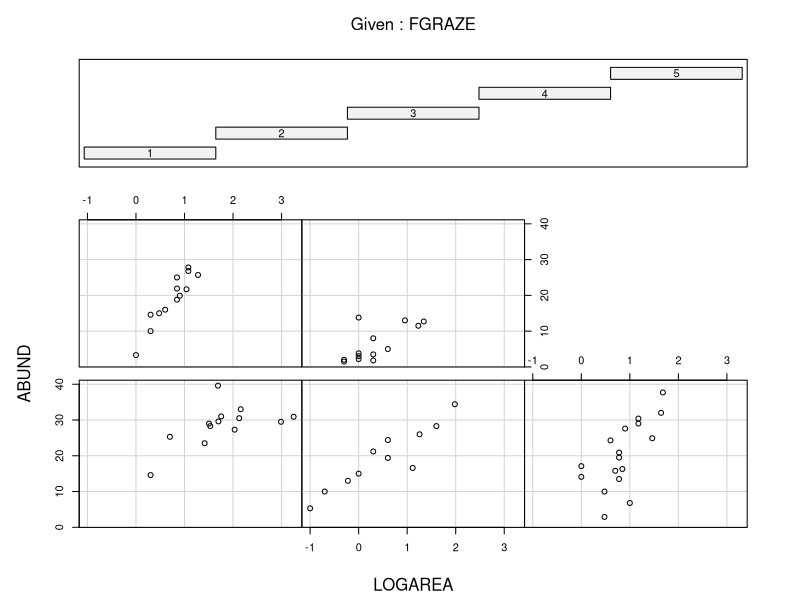
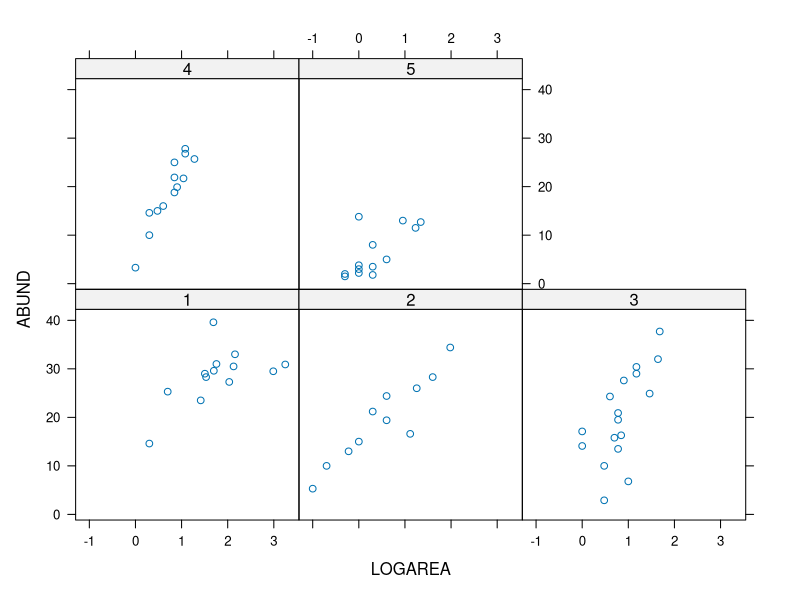
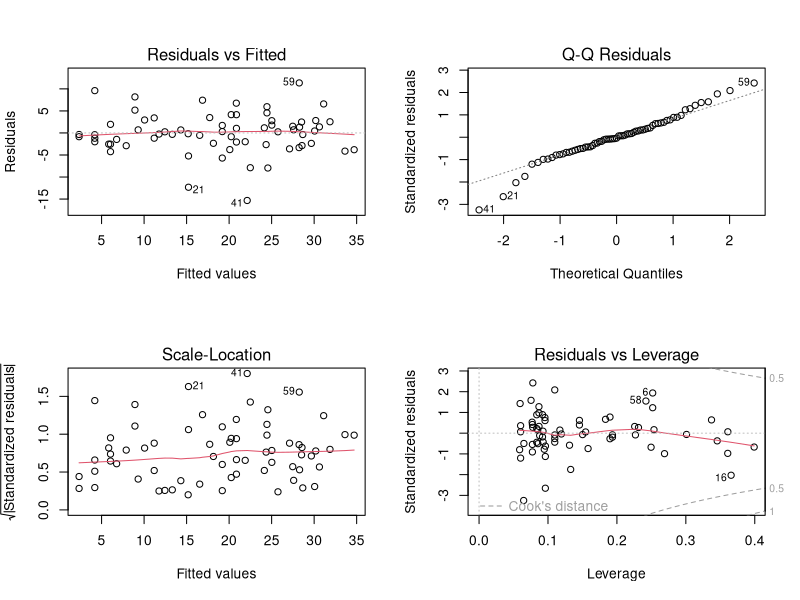
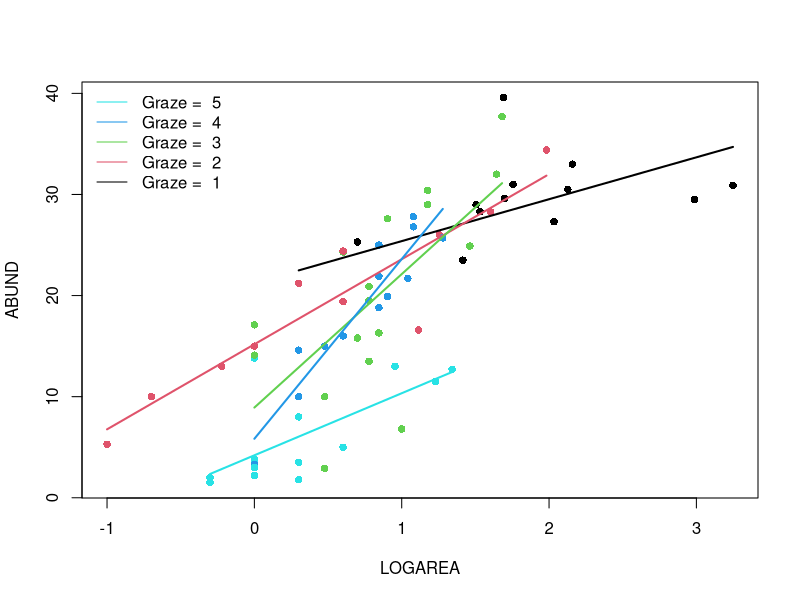
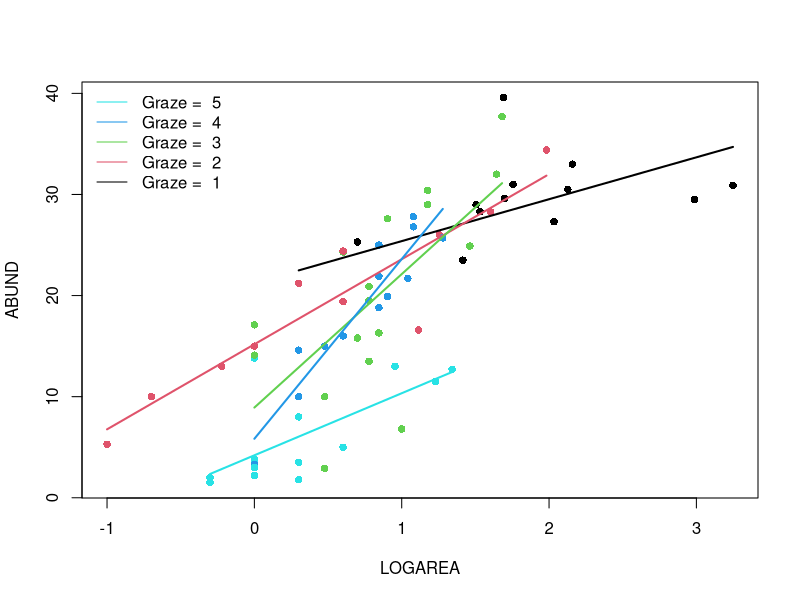
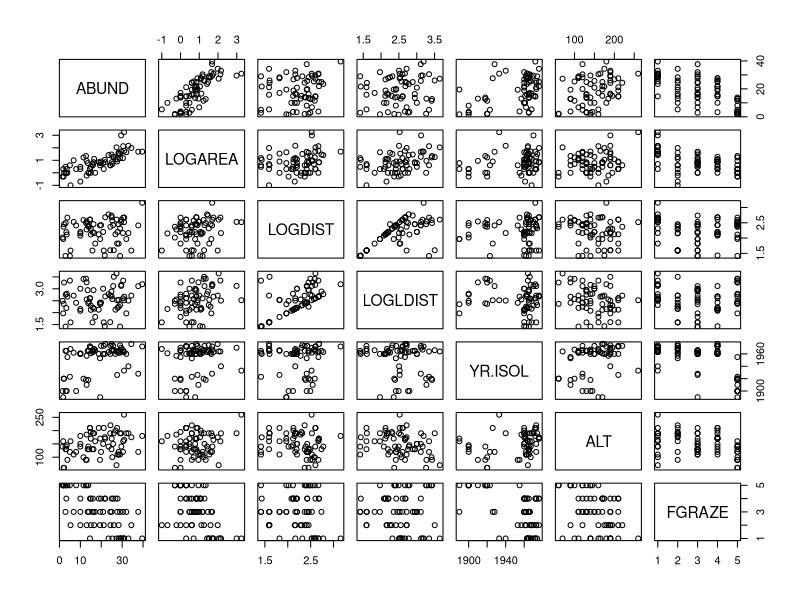
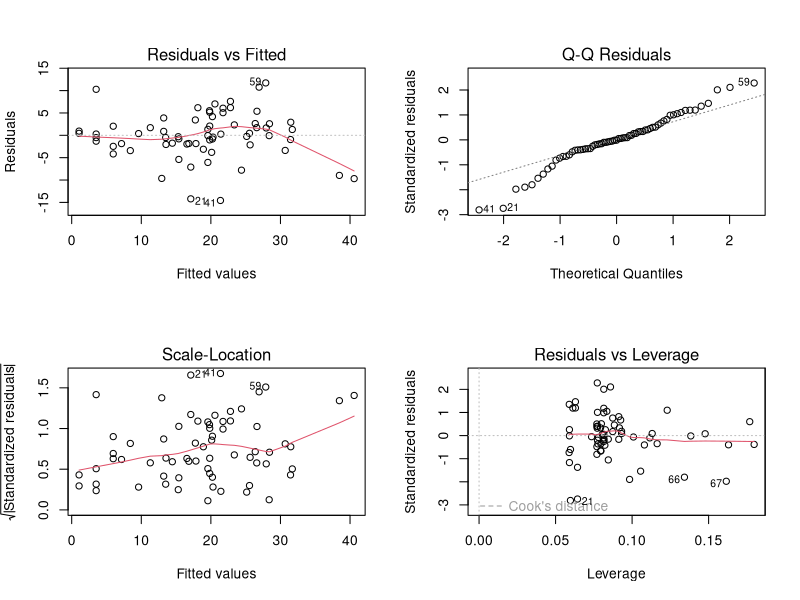
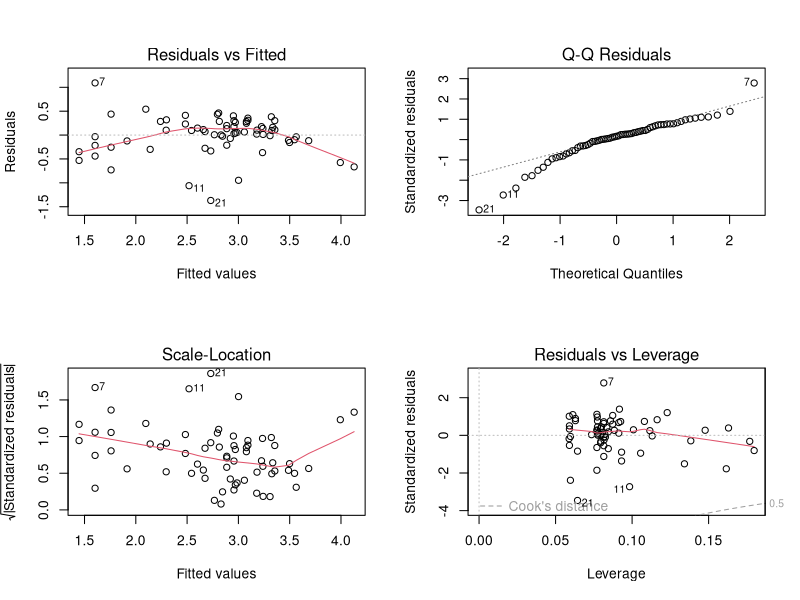

These figures' R source, in order:
## ---- chunk 1
knitr::opts_chunk$set(echo=TRUE, message = FALSE, warning = FALSE, eval = FALSE, cache = FALSE)

SOLUTIONS<- TRUE
## ---- chunk 2
loyn <- read.table("./data/loyn.txt", header = TRUE)
str(loyn)
## ---- chunk 3
loyn$LOGAREA <- log10(loyn$AREA)
# create factor GRAZE as it was originally coded as an integer
loyn$FGRAZE <- factor(loyn$GRAZE)
## ---- chunk 4
coplot(ABUND ~ LOGAREA | FGRAZE, data = loyn)

# or
library(lattice)
xyplot(ABUND ~ LOGAREA | FGRAZE, data = loyn)

# There is a lot of variation in there, but:
# The mean abundance seems to decrease as grazing levels increase.
# This is most noticeable in the highest grazing level.
# Within a grazing level, abundance seems to increase with the log-patch area.
# It is unclear from this if the slope of the log-area effect is 
# different between grazing levels
## ---- chunk 5
birds.inter.1 <- lm(ABUND ~ FGRAZE * LOGAREA , data = loyn)
## ---- chunk 6
# first split the plotting device into 2 rows and 2 columns
par(mfrow = c(2,2))

# now create the residuals plots
plot(birds.inter.1)

# To test the normality of residuals assumption we use the Normal Q-Q plot. 
# The central residuals are not too far from the Q-Q line but the extremes
# are too extreme (the tails of the distribution are too long). Some
# observations, both high and low, are poorly explained by the model.

# The plot of the residuals against the fitted values suggests these
# extreme residuals happen for intermediate fitted values.

# Looking at the homogeneity of variance assumption (Residuals vs
# Fitted and Scale-Location plot),
# the graphs are mostly messy, with no clear pattern emerging. There is
# a hint of smaller variance with the lowest fitted values, which is not ideal.
# This could mean that the homogeneity of variance assumption is not met
# (i.e. the variances are not the same), but with this amount of data we 
# can't tell. ABUND being bounded by zero, it wouldn't be too 
# surprising that the variance increases with the mean abundance.

# The observations with the highest leverage don't appear to be overly
# influential, according to the Cook's distances in the Residuals vs
# Leverage plot.  
## ---- chunk 7
summary(birds.inter.1)

# Here the intercept (baseline) is the predicted `ABUND` for LOGAREA = 0,
# for FGRAZE level 1.
# the null hypothesis for the intercept is that the intercept = 0
# (not biologically relevant).

# LOGAREA represents the slope for LOGAREA, specific to level FGRAZE = 1.
# The null hypothesis is that the slope of the relationship
# between LOGAREA and ABUND = 0, for level FGRAZE = 1 only. 

# FGRAZE2...5 estimate differences (contrasts) between the *intercept* of
# each level and the *intercept* of the reference level, FGRAZE = 1. 

# FGRAZE2...5:LOGAREA estimate differences (contrasts) between the *slope*
# of LOGAREA for each level and the *slope* of LOGAREA for the reference
# level, FGRAZE = 1. 


# The Multiple R-square value is 0.76, slightly up from the purely additive
# model (in the optional questions)
# but not much, considering that we have added a whole 4 parameters to the
# model, i.e. nearly doubled its complexity
## ---- chunk 8
par(mfrow= c(1, 1))
plot(ABUND ~ LOGAREA, data= loyn, col= GRAZE, pch= 16)
# Note: # color 1 means black in R
# color 2 means red in R
# color 3 means green in R
# color 4 means blue in R
# color 5 means cyan in R

# FGRAZE1
# create a sequence of increasing Biomass within the observed range
LOGAREA.seq<- seq(from= min(loyn$LOGAREA[loyn$FGRAZE == 1]),
					to= max(loyn$LOGAREA[loyn$FGRAZE == 1]),
					length= 20)
# create data frame for prediction
dat4pred<- data.frame(FGRAZE= "1", LOGAREA= LOGAREA.seq)
# predict for new data
dat4pred$predicted<- predict(birds.inter.1, newdata= dat4pred)
# add the predictions to the plot of the data
lines(predicted ~ LOGAREA, data= dat4pred, col= 1, lwd= 2)

# FGRAZE2
LOGAREA.seq<- seq(from= min(loyn$LOGAREA[loyn$FGRAZE == 2]),
					to= max(loyn$LOGAREA[loyn$FGRAZE == 2]),
					length= 20)
dat4pred<- data.frame(FGRAZE= "2", LOGAREA= LOGAREA.seq)
dat4pred$predicted<- predict(birds.inter.1, newdata= dat4pred)
lines(predicted ~ LOGAREA, data= dat4pred, col= 2, lwd= 2)

# FGRAZE3
LOGAREA.seq<- seq(from= min(loyn$LOGAREA[loyn$FGRAZE == 3]),
					to= max(loyn$LOGAREA[loyn$FGRAZE == 3]),
					length= 20)
dat4pred<- data.frame(FGRAZE= "3", LOGAREA= LOGAREA.seq)
dat4pred$predicted<- predict(birds.inter.1, newdata= dat4pred)
lines(predicted ~ LOGAREA, data= dat4pred, col= 3, lwd= 2)

# FGRAZE4
LOGAREA.seq<- seq(from= min(loyn$LOGAREA[loyn$FGRAZE == 4]),
					to= max(loyn$LOGAREA[loyn$FGRAZE == 4]),
					length= 20)
dat4pred<- data.frame(FGRAZE= "4", LOGAREA= LOGAREA.seq)
dat4pred$predicted<- predict(birds.inter.1, newdata= dat4pred)
lines(predicted ~ LOGAREA, data= dat4pred, col= 4, lwd= 2)

# FGRAZE5
LOGAREA.seq<- seq(from= min(loyn$LOGAREA[loyn$FGRAZE == 5]),
					to= max(loyn$LOGAREA[loyn$FGRAZE == 5]),
					length= 20)
dat4pred<- data.frame(FGRAZE= "5", LOGAREA= LOGAREA.seq)
dat4pred$predicted<- predict(birds.inter.1, newdata= dat4pred)
lines(predicted ~ LOGAREA, data= dat4pred, col= 5, lwd= 2)

legend("topleft", 
 legend= paste("Graze = ", 5:1), 
 col= c(5:1), bty= "n",
 lty= c(1, 1, 1), 
 lwd= c(1, 1, 1))
## ---- chunk 9
# Okay, that was a long-winded way of doing this.
# If, like me, you prefer more compact code and less risks of errors,
# you can use a loop, to save repeating the sequence 5 times:
par(mfrow= c(1, 1))
plot(ABUND ~ LOGAREA, data= loyn, col= GRAZE, pch= 16)

for(g in levels(loyn$FGRAZE)){# `g` will take the values "1", "2",..., "5" in turn
	LOGAREA.seq<- seq(from= min(loyn$LOGAREA[loyn$FGRAZE == g]),
										to= max(loyn$LOGAREA[loyn$FGRAZE == g]),
														length= 20)
	dat4pred<- data.frame(FGRAZE= g, LOGAREA= LOGAREA.seq)
	dat4pred$predicted<- predict(birds.inter.1, newdata= dat4pred)
	lines(predicted ~ LOGAREA, data= dat4pred, col= as.numeric(g), lwd= 2)
}
legend("topleft", 
 legend= paste("Graze = ", 5:1), 
 col= c(5:1), bty= "n",
 lty= c(1, 1, 1), 
 lwd= c(1, 1, 1))
## ---- chunk 10
# INTERACTIVE MODEL
# The slopes of the LOGAREA effect across grazing levels are all over the
# place, without any coherent pattern (for instance, they could have been
# increasing or decreasing gradually from low to high grazing intensity).
# From a model like this, it is challenging to learn anything general about 
# the nature of the relationships between birds, patch size and grazing.

# The interaction is non-significant, so isn't supported statistically either.

# Time to revert to the simpler, or a different model? More on this in the next exercise!

# Some observations are poorly predicted (fitted) using the current set
# of predictors.

## ---- chunk 11
str(loyn)
loyn$LOGDIST <- log10(loyn$DIST)
loyn$LOGLDIST <- log10(loyn$LDIST)
## ---- chunk 12
# Example:

# Rank	|	Predictor	|	Biological effect
# 1	    |	LOGAREA	  |	Large patches containing proportionally
#                     more core habitat: enable persistence of
#                     species with larger home ranges. 
# 3	    |	LOGDIST	  |	?
# ?	    |	LOGLDIST	|	?
# 2	    |	YR.ISOL	  |	?
# ?	    |	ALT		    |	?
# ?	    |	FGRAZE	  |	?

# expect different researchers to come up with different predictions!
# The main limitation is our lack of expert knowledge of the
# study system and area, of course.
## ---- chunk 13
VOI<- c("ABUND", "LOGAREA", "LOGDIST", "LOGLDIST", "YR.ISOL", "ALT", "FGRAZE")
pairs(loyn[, VOI])

# There is variable degrees of imbalance (correlation) between predictors
# such as:
# LOGAREA and FGRAZE, 
# LOGDIST and LOGLDIST (quite expected), 
# YR.ISOL and other variables like LOGAREA or FGRAZE, 
# LOGAREA and ALT, 
# but overall a decent spread of observations across these pairs of predictors.

# The relationship between the response variable ABUND and all the predictors
# is visible in the top row:
#  Some potential correlations present like with LOGAREA (positive), 
# YR.ISOl (positive), maybe ALT (positive) and FGRAZE (negative).
## ---- chunk 14
M1 <- lm(ABUND ~ LOGDIST + LOGLDIST +
                 YR.ISOL + ALT + LOGAREA * FGRAZE,
         data = loyn)
## ---- chunk 15
library(car)
vif(M1)

# Potential problem with FGRAZE (as seen from data exploration) with LOGAREA
# or YR.ISOL
# Ignore for the moment, but we will have to take this into account in our
# interpretation of the results.
# The high VIF for the terms involved in an
# interaction is expected and can be ignored.
## ---- chunk 16
# Wait: why did we not use 'summary' or 'anova' for this?
summary(M1)
anova(M1)

# 'summary' tests if the coefficient for each predictor is significantly
# different from zero.
# 'anova' tests for the significance of the proportion of variation explained
# by a particular term in the model.
# The ANOVA allows testing the overall significance of categorical predictors,
# which involves several coefficients together, thus is more handy. 
# But the results of this ANOVA depend on the order of the variables,
# which is arbitrary here.
# We could change the order but there are too many possible permutations
# Summary p-values don't suffer that problem but test different hypotheses
# It would be useful to use an ANOVA that doesn't depend on the order
# of inclusion of the variables, like 'drop1'

drop1(M1, test = "F")

# LOGDIST is the least significant, hence makes the least 
# contribution to the variability explained by the model, 
# with respect to the number of degrees of freedom it uses (1)

# In retrospect, this model selection step effectively amounts to a test of the
# significance of the LOGDIST effect (although it is a relatively weak test,
# because this was not specific: in reality we were testing
# multiple hypotheses at once)
## ---- chunk 17
M2 <- lm(ABUND ~ LOGLDIST + # removing LOGDIST here
                 YR.ISOL + ALT + LOGAREA * FGRAZE,
         data = loyn)

# or use the shortcut:

M2<- update(M1, formula = . ~ . - LOGDIST) # "." means all previous variables
drop1(M2, test = "F")

# YR.ISOL is now the least significant, hence makes the least 
# contribution to the variability explained by the model, 
# with respect to the number of degrees of freedom it uses (1)

M3 <- update(M2, formula = . ~ . - YR.ISOL)
drop1(M3, test = "F")

# LOGLDIST and ALT now the least significant. Choosing on the basis of
# p-values this similar is really quite arbitrary, so would be best guided
# by expert knowledge if we have it.
# in the absence of strong a-priori expertise, we'll go for LOGLDIST

M4 <- update(M3, formula = . ~ . - LOGLDIST)
drop1(M4, test = "F")

# and finally drop ALT from the model
# I am writing the model in full for more clarity:
M5 <- lm(ABUND ~ LOGAREA * FGRAZE, data = loyn) 
drop1(M5, test = "F")
# All significant: no more terms to drop. Here we are, back to a
# familiar version of the model!
## ---- chunk 18
# If the goal of the study is simply to test the FGRAZE * LOGAREA interaction, then all we need is the associated significance test.
# If the model is intended to be used for further inference (like
# prediction), then we will try to simplify it as much as is justifiable to do.

# We can use drop1 for this, but we don't need to, in this simple case:
# when an interaction is significant, the main effects should be left in,
# irrespective of significance, because the interaction cannot be
# interpreted correctly without its main effect.

# Likewise, when an interaction is non-significant it must go first,
# and only then the evidence for the main effects can be assessed.

# Because R always includes interactions *after* their main effects
# in the models, the anova of the model returns the same result as drop1, 
# in our simple model which has no interactions with other terms

# Demo:
anova(M5)
drop1(M5, test= "F") 
# drop1 is clever enough that it doesn't let you
# see the p-values for the main effect, in the presence of their interaction.

# In this case the interaction is not significant, and thus isn't needed
# a better model would thus be the additive-only model:
# lm(ABUND ~ LOGAREA + FGRAZE , data = loyn)
# By applying 'drop1' we have effectively tested the effect of the interaction,
# i.e. the hypothesis that the effect of grazing level depends on patch size (or vice versa).
## ---- chunk 19
M6 <- lm(ABUND ~ LOGAREA + FGRAZE, data = loyn) 
# first split the plotting device into 2 rows and 2 columns
par(mfrow = c(2,2))

# now create the residuals plots
plot(M6)

# To test the normality of residuals assumption we use the Normal Q-Q plot. 
# The central residuals are not too far from the Q-Q line but the extremes
# are too extreme (the tails of the distribution are too long). Some
# observations, both high and low, are poorly explained by the model.

# The plot of the residuals against the fitted values suggests these
# extreme residuals happen for intermediate fitted values.

# Looking at the homogeneity of variance assumption (Residuals vs
# Fitted and Scale-Location plot),
# the graphs are mostly messy, with no clear pattern emerging. There is
# a hint of smaller variance with the lowest fitted values, which is not ideal.
# This could mean that the homogeneity of variance assumption is not met
# (i.e. the variances are not the same). 

# The observations with the highest leverage don't appear to be overly
# influential, according to the Cook's distances in the Residuals vs
# Leverage plot.  
## ---- chunk 20
# (Extra)
# ABUND being bounded by zero, it wouldn't be too surprising if the variance increases with the mean abundance.
# This is often improved by log-transforming the response
loyn$logABUND<- log(loyn$ABUND + 1) # here the natural log
M6log <- lm(logABUND ~ LOGAREA + FGRAZE, data = loyn)
par(mfrow = c(2,2))
plot(M6log)

# Not this time! Lots of extreme negative residuals generated.

# Back to `M6`, then. The other issue was the extreme residuals.
# This could be due to missing important predictors from the model, either
# unknown predictors, or interactions.
## ---- chunk 21
anova(M6)
# null hypothesis 1: There is no effect of LOGAREA on ABUND
# (the proportion of variation explained by LOGAREA is zero)
# null hypothesis 2: There is no effect of FGRAZE on ABUND
# (no significant proportion of variation explained by grazing
# levels *after* the effect of LOGAREA)
# the p values are all very small therefore reject both null hypotheses.

# (Supplement)
# You can work out the proportions of variation explained by each predictor
# we can extract the Sums of squares like this:
str(anova(M6)) # examine the structure of the returned object
M6.SS<- anova(M6)$'Sum Sq' # store values of interest
M6.SS # checking that we have extracted the Sums of squares as intended

# compute SST (total sums of squares):
M6.SST<- sum(anova(M6)$'Sum Sq') 

# proportion of variation in the data explained by the model:
(M6.SST - M6.SS[3]) / M6.SST # 0.7269773

# proportion of variation in the data explained by predictors:
(M6.SS[1:2]) / M6.SST # 0.5476530 0.1793243

# So that's 55% of variation in the data explained by LOGAREA and 18% for FGRAZE after LOGAREA


summary(M6)

# From the summary table, the model equation is
# ABUND = 15.72*(Intercept) + 7.25*LOGAREA + 0.38*FGRAZE2 - 0.19*FGRAZE3
# - 1.59*FGRAZE4 - 11.89*FGRAZE5
# Note that (Intercept) = 1 always
## ---- chunk 22
# Biologically: confirming what we already found out in the previous LM exercises:
# There is a significant effect of grazing levels, especially the highest
# level with a negative effect on bird abundance

# There is a significant positive effect of patch area, too.

# The relative importance of patch area and grazing is not entirely clear, 
# as these are correlated, with smaller patches also having higher grazing
# intensity on average, and larger patches lower grazing intensity.

# Some observations are poorly predicted (fitted) using the set of
# available predictors.

# Interpretation: 
# Bird abundance may increase with patch area due to populations being more
# viable in large patches (e.g. less prone to extinction), 
# or perhaps because there is proportionally less edge effect in larger
# patches, and this in turn provides more high quality habitat for species 
# associated with these habitat patches

# The negative effect of grazing may be due to grazing decreasing resource
# availability for birds, for example plants or seeds directly, or insects
# associated with the grazed plants.


# Methodologically:
# Doing model selection is difficult without an intrinsic / expert knowledge
# of the system, to guide what variables to include.
# Even with this dataset, many more models could have been formulated.
# For example, for me, theory would have suggested to test an interaction 
# between YR.ISOL and LOGDIST (or LOGLDIST?), 
# because LOGDIST will affect the dispersal of birds between patches 
# (hence the colonisation rate), 
# and the time since isolation of the patch may affect how important
# dispersal has been to maintain or rescue populations 
# (for recently isolated patches, dispersal, and hence distance to nearest
# patches may have a less important effect)
## ---- chunk 23
# This time, we are not doing any specific hypothesis testing, so there's
# no need to force the LOGAREA * FGRAZE into the model until the
# end of the model selection.
# But we should still start with a "most complex model considered" 
# which we deem plausible.

M.start<- lm(ABUND ~ LOGLDIST + YR.ISOL + ALT + LOGAREA * FGRAZE, data= loyn)

step(M.start)

# or 

drop1(M.start)
# lowest AIC would be obtained by removing LOGLDIST

M.step2<- lm(ABUND ~ YR.ISOL + ALT + LOGAREA * FGRAZE, data= loyn)
drop1(M.step2)
# lowest AIC would be obtained by removing YR.ISOL

M.step3<- lm(ABUND ~ ALT + LOGAREA * FGRAZE, data= loyn)
drop1(M.step3)
# lowest AIC would be obtained by removing ALT

M.step4<- lm(ABUND ~ LOGAREA * FGRAZE, data= loyn)
drop1(M.step4)
# lowest AIC is the current model, including the interaction.
# unlike the F-test, the AIC favors retaining the interaction


# one way of constructing a summary table, for reporting the results:
# (we could include the model without interaction, for reference)
Model.formulas<- c("LOGLDIST + YR.ISOL + ALT + LOGAREA * FGRAZE",
	"YR.ISOL + ALT + LOGAREA * FGRAZE",
	"ALT + LOGAREA * FGRAZE",
	"LOGAREA * FGRAZE",
	"LOGAREA + FGRAZE")
Model.AIC<- c(AIC(M.start),
	AIC(M.step2),
	AIC(M.step3),
	AIC(M.step4),
	AIC(M6))

summary.table<- data.frame(Model= Model.formulas,
	AIC= round(Model.AIC, 2))

# Sorting models from lowest AIC (preferred) to highest (least preferred):
summary.table<- summary.table[order(summary.table$AIC), ]

# Adding AIC differences with respect to best model:
summary.table$deltaAIC<- summary.table$AIC - summary.table$AIC[1]

summary.table

# Note that this rather automatic way of doing model selection
# misses a number of plausible combinations of the terms of 
# interest. This is somewhat arbitrary and there is a chance to
# miss the "best" model in that way.

# The function `step` tries to reduce this problem with the
# options `direction= "both"`. This means that after achieving a
# minimal model by applying "backwards" steps of model
# reduction, `step` will eventually apply one or more
# "forward" steps, where previously deleted terms are added
# again in case they lead to an improvement of the minimal model.

# However, this is no replacement for a fully manual and 
# thought-through model selection, informed by the understanding 
# of theory in the research area, and of the research questions.
## ---- chunk 24
birds.add.2 <- lm(ABUND ~ FGRAZE + LOGAREA, data = loyn)
anova(birds.add.2)

# null hypothesis 1: There is no effect of FGRAZE on ABUND
# (no difference between grazing levels)
# null hypothesis 2: There is no effect of LOGAREA on ABUND
# (the proportion of variation in ABUND explained by LOGAREA is
# zero *after* accounting for the effect of FGRAZE)
# the p values are all very small therefore reject both null hypotheses.

# we can also extract the Sums of squares like this:
birds.add.2.SS<- anova(birds.add.2)$'Sum Sq' # store values of interest
birds.add.2.SST<- sum(anova(birds.add.2)$'Sum Sq') # compute SST

# proportion of variation in the data explained by the model:
(birds.add.2.SST - birds.add.2.SS[3]) / birds.add.2.SST
# the same as the previous model

# proportion of variation in the data explained by predictors:
(birds.add.2.SS[1:2]) / birds.add.2.SST # 0.5449233 0.1820540

# So that's 54% for FGRAZE and 18% for LOGAREA after FGRAZE,
# essentially reversing the contributions found in the first
# model (for reference, see the solution code chunk for Question 19).

# Conclusion: here the order matters a lot. This is not too surprising since
# the design is unbalanced and FGRAZE and LOGAREA covary (they are correlated)
## ---- chunk 25
# ABUND = 15.72*(Intercept) + 7.25*LOGAREA + 0.38*FGRAZE2 - 0.19*FGRAZE3
# - 1.59*FGRAZE4 - 11.89*FGRAZE5
# Note that (Intercept) = 1 always

# expected abundance for (A): replace LOGAREA by -0.5, and all FGRAZE2...5 by 0
15.72*1 + 7.25*(-0.5) + 0.38*0 - 0.19*0 - 1.59*0 - 11.89*0 # 12.095

# could also extract the model coefficients like this:
M6.coef<- coef(M6)
M6.coef
# and multiply by the predictor values to obtain the equivalent prediction
# (difference due to my own roundings of estimates above)
sum(M6.coef * c(1, -0.5, 0, 0, 0, 0)) # 12.09278 

# expected abundance for (B): input 1 for the GRAZE3 variable
15.72*1 + 7.25*(-0.5) + 0.38*0 - 0.19*1 - 1.59*0 - 11.89*0 # 11.905
# or
sum(M6.coef * c(1, -0.5, 0, 1, 0, 0)) # 11.90349

# the difference (B) 11.90349 - (A) 12.09278 should correspond to
# the estimate for the GRAZE3 coefficient

# expected abundance for (C)
sum(M6.coef * c(1, 0.5, 0, 1, 0, 0)) # 19.15072

# the difference (C) 19.15072 - (B) 11.90349 should coincide with the
# estimate of the slope for the LOGAREA effect, since there is just one
# LOGAREA unit of difference and the slope is the change in expected
# abundance for a 1-unit increase in the predictor.
## ---- chunk 26
# ABUND = 21.243*(Intercept) - 6.165*FGRAZE2 - 7.215*FGRAZE3 - 17.910*FGRAZE4
# - 17.043*FGRAZE5 + 4.144*LOGAREA + 4.368*FGRAZE2:LOGAREA
# + 4.989*FGRAZE3:LOGAREA + 15.235*FGRAZE4:LOGAREA + 1.996*FGRAZE5:LOGAREA
# Note that (Intercept) = 1 always

# expected abundance for (A): replace LOGAREA by 2.5, and all terms involving
# FGRAZE2...5 by 0
21.243*1 - 6.165*0 - 7.215*0 - 17.910*0 - 17.043*0 + 4.144*2.5 + 4.368*0 + 4.989*0 + 15.235*0 + 1.996*0 # 31.603

# much lower risk of error by extracting the model coefficients like this:
birds.inter.1.coef<- coef(birds.inter.1)
birds.inter.1.coef # check coefficients and their order
# and multiply by the predictor values to obtain the equivalent prediction
sum(birds.inter.1.coef * c(1, 0, 0, 0, 0, 2.5, 0, 0, 0, 0)) # 31.60296 

# expected abundance for (B): input 1 for the GRAZE5 variable and -0.5 for
# variables LOGAREA and FGRAZE5:LOGAREA
21.243*1 - 6.165*0 - 7.215*0 - 17.910*0 - 17.043*1 + 4.144*(-0.5) + 4.368*0 + 4.989*0 + 15.235*0 + 1.996*(-0.5) # 1.13
# or
sum(birds.inter.1.coef * c(1, 0, 0, 0, 1, -0.5, 0, 0, 0, -0.5)) # 1.130203 

# Well done if you got there!
## ---- chunk 27
# first split the plotting device into 2 rows and 2 columns
par(mfrow = c(2,2))

# create the residuals plots for the additive model
plot(M6)

# create the residuals plots for the interactive model
plot(birds.inter.1)

# Not a great deal of an improvement! Just marginally better in every respect,
# thanks to increasing the fit slightly by throwing lots of 
# (unnecessary?) new model parameters at the data.

# By increasing the complexity of the model, we have improved
# the fit, but there is little evidence that what we have
# additionally captured is of biological interest. It most
# likely is just noise in the data, because the sample size is
# too low for the model (and us) to be able to distinguish true
# patterns from noise (See plots from Question 8).
